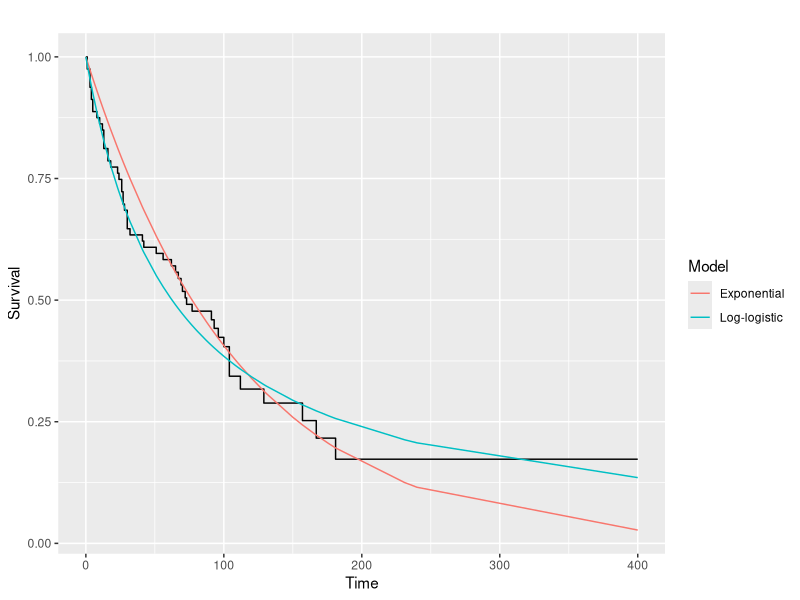
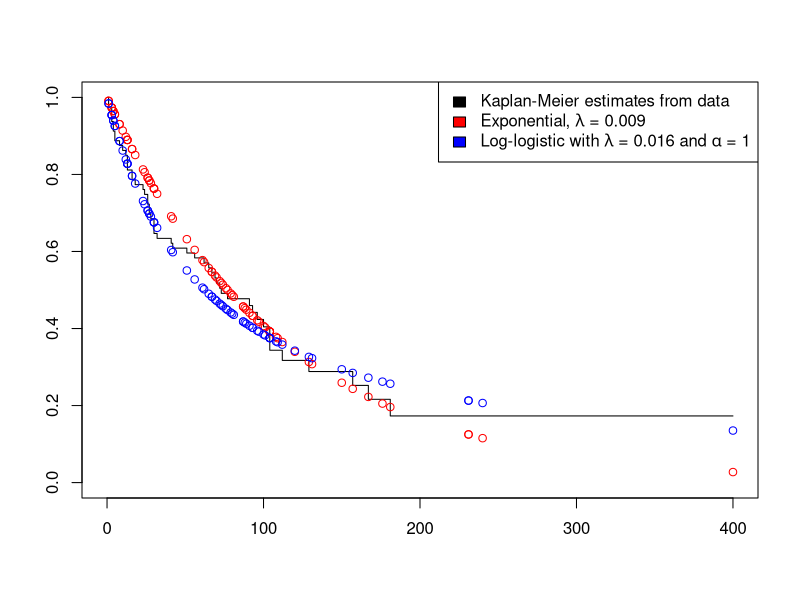

These figures' R source, in order: (Note: this script raises an error after producing the figures.)
## ---- chunk 1
knitr::opts_chunk$set(echo = TRUE)
knitr::opts_knit$set(root.dir=file.path("/home/nathan/Dropbox/njames/school/PhD/courses/2018_19/ta_surv_anlys2/labs/lab5"))

#tidyverse pkgs
library(tidyverse)
library(GGally)
library(survminer)
library(magrittr)
library(scales)

#survival analysis pkgs
library(survival)
library(KMsurv)
## ---- chunk 2
#load the tongue cancer data and create a plot that shows the K-M estimate for overall survival (ignoring tumor type) and the two parametric models from the previous papers:
# exponential with lambda = 0.009, 
# log-logistic with lambda = 0.016, alpha = 1
data(tongue)

tongsurv<-survfit(Surv(time,delta)~1,data=tongue)

# plot using ggplot
tongueplot<-ggsurv(tongsurv,CI=FALSE,plot.cens=FALSE)

tongueplot+
  geom_line(aes(x=time,y=exp(-time*0.009),color="Exponential"))+
  geom_line(aes(x=time,y=1/(1+0.016*time),color="Log-logistic"))+
  guides(color=guide_legend(title="Model"))

# using base R
plot(tongsurv,conf.int = FALSE)
with(tongue,points(time,exp(-time*0.009),col="red"))
with(tongue,points(time,1/(1+0.016*time),col="blue"))
legend("topright", fill = c("black", "red", "blue"),
legend = c("Kaplan-Meier estimates from data",
expression(paste("Exponential, ",lambda, " = 0.009", sep = "")),
expression(paste("Log-logistic with ",lambda, " = 0.016 and ", alpha, " = 1", sep = ""))))

# perform 2 one sample log-rank tests to determine if the data is consistent with the previous parametric models.
# Hint: use offset(expected_survival) on the right side of the survdiff() formula

# exponential with lambda = 0.009, 
survdiff(Surv(time,delta)~offset(exp(-time*0.009)),data=tongue)

# log-logistic with lambda = 0.016, alpha = 1
survdiff(Surv(time,delta)~offset(1/(0.016*time+1)),data=tongue)

# Are the data consistent with the parametric models?

## ---- chunk 3
# use the bmt data to create a dataset with event time and indicator for disease-free survival as well as MTX treatment status and disease group (ALL, AML low risk, AML high risk)
data(bmt) 

bmt_dat <- bmt %>% as.tibble() %>% select(group,t2,d3,z10) %>% 
  rename(trt=z10) %>% 
  mutate(trt=recode_factor(trt,`0`="no mtx used",`1`="mtx used"),
         group=recode_factor(group,`1`="ALL",`2`="AML low",`3`="AML high"))

# plot Kaplan-Meier disease-free survival curves for each treatment group
# make sure to add a legend or label
bmtfit <- survfit(Surv(t2,d3)~trt, data=bmt_dat)

survminer::ggsurvplot(bmtfit)

# base R
plot(bmtfit, lty=c(1,2))
legend("topright", legend=c("no mtx", "mtx"), lty=c(1,2))

## ---- chunk 4
# Use survdiff() to perform a log-rank test of the hypothesis that the hazard rate is same for both treatment groups
( bmttest_lr<-survdiff(Surv(t2,d3)~trt, data=bmt_dat, rho=0) ) 

# now perform a Peto-Peto test of the same hypothesis
( bmttest_pp<-survdiff(Surv(t2,d3)~trt, data=bmt_dat, rho=1) ) 

# What is the interpretation of these results?

# How do the two tests differ in terms of the weights given to each time point?
## ---- chunk 5
#plot Kaplan-Meier disease-free survival curves for each of the 6 treatment/risk group category
bmtfit2<-survfit(Surv(t2,d3)~trt+group, data=bmt_dat)

ggsurvplot(bmtfit2, facet.by = "group", color = "trt")

# Test whether the hazard rate between the MTX treatment groups differs when stratifying by the risk level
survdiff(Surv(t2,d3)~trt+strata(group), data=bmt_dat,rho=0)
survdiff(Surv(t2,d3)~trt+strata(group), data=bmt_dat,rho=1)

# What conclusion do you draw from this test?
